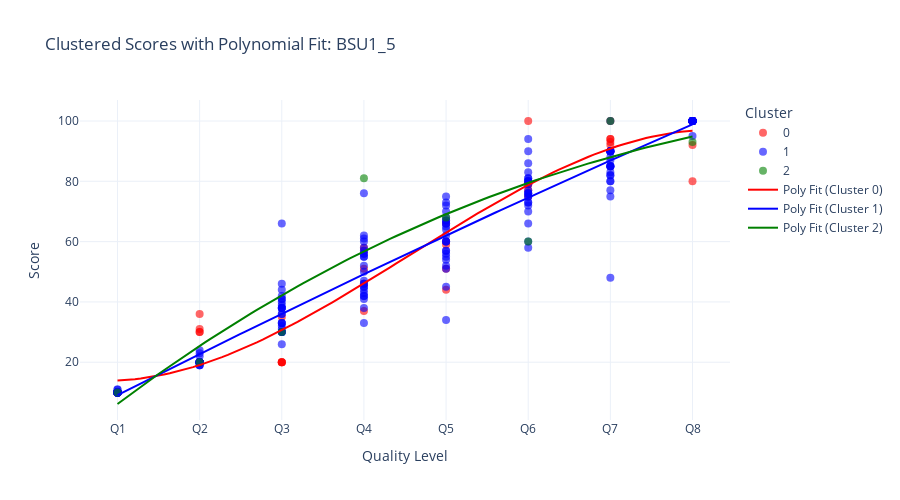
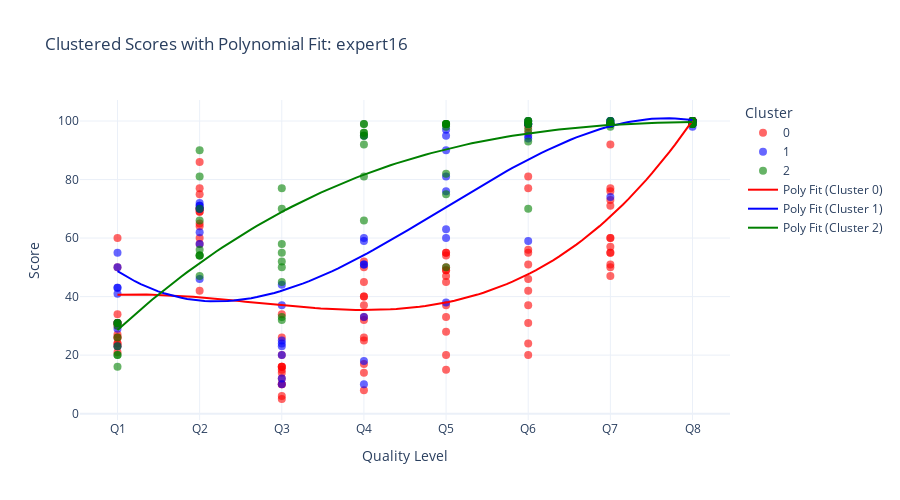

Write notebook code for charts like these, in order.
### Code cell
plot_clustered_rows_with_polynomial_fit(BSU1_5_clusters, listener='BSU1_5')
plot_clustered_rows_with_polynomial_fit(expert16_clusters, listener='expert16')
